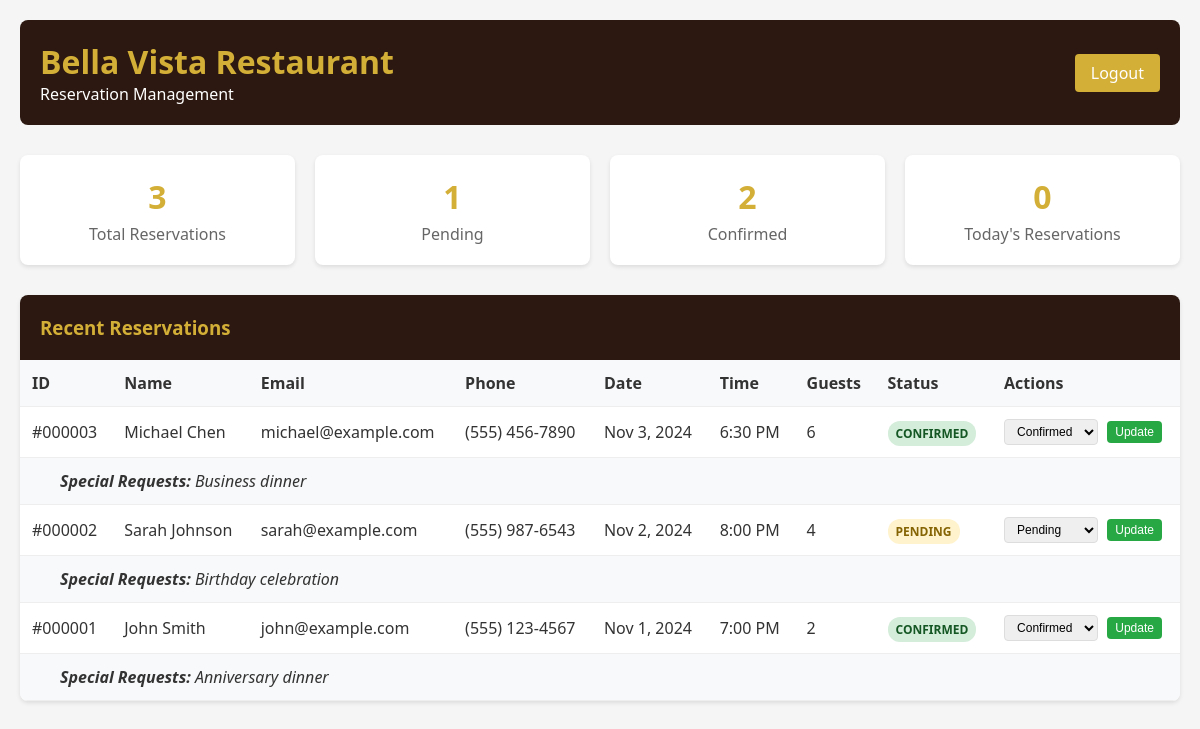
/admin/index.php (signed in), run on the app's committed database.
### tables this page shows
CREATE TABLE IF NOT EXISTS reservations (
    id INT AUTO_INCREMENT PRIMARY KEY,
    name VARCHAR(100) NOT NULL,
    email VARCHAR(100) NOT NULL,
    phone VARCHAR(20) NOT NULL,
    reservation_date DATE NOT NULL,
    reservation_time TIME NOT NULL,
    guests INT NOT NULL,
    special_requests TEXT,
    status ENUM('pending', 'confirmed', 'cancelled') DEFAULT 'pending',
    created_at TIMESTAMP DEFAULT CURRENT_TIMESTAMP,
    updated_at TIMESTAMP DEFAULT CURRENT_TIMESTAMP ON UPDATE CURRENT_TIMESTAMP,
    
     
    INDEX idx_date_time (reservation_date, reservation_time),
    INDEX idx_email (email),
    INDEX idx_status (status),
    INDEX idx_created_at (created_at)
);

### admin/index.php (the view, shortened to what this page needs)
<?php
$is_logged_in = isset($_SESSION['admin_logged_in']) && $_SESSION['admin_logged_in'];
$db_config = [
    'host' => 'localhost',
    'username' => 'root',
    'password' => '',
    'database' => 'restaurant_db'
];
$reservations = [];
$stats = [];
if ($is_logged_in) {
    try {
        $pdo = new PDO(
            "mysql:host={$db_config['host']};dbname={$db_config['database']};charset=utf8mb4",
            $db_config['username'],
            $db_config['password'],
            [PDO::ATTR_ERRMODE => PDO::ERRMODE_EXCEPTION]
        );
        $stmt = $pdo->query("SELECT * FROM reservations ORDER BY reservation_date DESC, reservation_time DESC LIMIT 50");
        $reservations = $stmt->fetchAll(PDO::FETCH_ASSOC);
        $stats_queries = [
            'total' => "SELECT COUNT(*) as count FROM reservations",
            'pending' => "SELECT COUNT(*) as count FROM reservations WHERE status = 'pending'",
            'confirmed' => "SELECT COUNT(*) as count FROM reservations WHERE status = 'confirmed'",
            'today' => "SELECT COUNT(*) as count FROM reservations WHERE reservation_date = CURDATE()"
        ];
        foreach ($stats_queries as $key => $query) {
            $stmt = $pdo->query($query);
            $stats[$key] = $stmt->fetch(PDO::FETCH_ASSOC)['count'];
        }
    } catch (PDOException $e) {
        $db_error = "Database connection failed: " . $e->getMessage();
    }
}
?>
<!DOCTYPE html>
<html lang="en">
<head>
</head>
<body>
    <div class="container">
        <?php if (!$is_logged_in): ?>
            <div class="login-form">
                <h2>Admin Login</h2>
                <form method="POST">
                    <div class="form-group">
                        <label for="username">Username:</label>
                        <input type="text" id="username" name="username" required>
                    </div>
                    <div class="form-group">
                        <label for="password">Password:</label>
                        <input type="password" id="password" name="password" required>
                    </div>
                    <button type="submit" name="login" class="btn">Login</button>
                    <?php if (isset($login_error)): ?>
                        <div class="error"><?php echo $login_error; ?></div>
                    <?php endif; ?>
                </form>
            </div>
        <?php else: ?>
            <div class="header">
                <div>
                    <h1>Bella Vista Restaurant</h1>
                    <p>Reservation Management</p>
                </div>
                <a href="?logout=1" class="logout-btn">Logout</a>
            </div>
            <?php if (isset($db_error)): ?>
                <div class="error"><?php echo $db_error; ?></div>
            <?php else: ?>
                <div class="stats">
                    <div class="stat-card">
                        <div class="stat-number"><?php echo $stats['total']; ?></div>
                        <div class="stat-label">Total Reservations</div>
                    </div>
                    <div class="stat-card">
                        <div class="stat-number"><?php echo $stats['pending']; ?></div>
                        <div class="stat-label">Pending</div>
                    </div>
                    <div class="stat-card">
                        <div class="stat-number"><?php echo $stats['confirmed']; ?></div>
                        <div class="stat-label">Confirmed</div>
                    </div>
                    <div class="stat-card">
                        <div class="stat-number"><?php echo $stats['today']; ?></div>
                        <div class="stat-label">Today's Reservations</div>
                    </div>
                </div>
                <div class="reservations-table">
                    <div class="table-header">
                        <h3>Recent Reservations</h3>
                    </div>
                    <?php if (empty($reservations)): ?>
                        <div class="no-data">
                            <p>No reservations found.</p>
                        </div>
                    <?php else: ?>
                        <table>
                            <thead>
                                <tr>
                                    <th>ID</th>
                                    <th>Name</th>
                                    <th>Email</th>
                                    <th>Phone</th>
                                    <th>Date</th>
                                    <th>Time</th>
                                    <th>Guests</th>
                                    <th>Status</th>
                                    <th>Actions</th>
                                </tr>
                            </thead>
                            <tbody>
                                <?php foreach ($reservations as $reservation): ?>
                                    <tr>
                                        <td>#<?php echo str_pad($reservation['id'], 6, '0', STR_PAD_LEFT); ?></td>
                                        <td><?php echo htmlspecialchars($reservation['name']); ?></td>
                                        <td><?php echo htmlspecialchars($reservation['email']); ?></td>
                                        <td><?php echo htmlspecialchars($reservation['phone']); ?></td>
                                        <td><?php echo date('M j, Y', strtotime($reservation['reservation_date'])); ?></td>
                                        <td><?php echo date('g:i A', strtotime($reservation['reservation_time'])); ?></td>
                                        <td><?php echo $reservation['guests']; ?></td>
                                        <td>
                                            <span class="status <?php echo $reservation['status']; ?>">
                                                <?php echo ucfirst($reservation['status']); ?>
                                            </span>
                                        </td>
                                        <td>
                                            <form method="POST" class="status-form">
                                                <select name="status" class="status-select">
                                                    <option value="pending" <?php echo $reservation['status'] === 'pending' ? 'selected' : ''; ?>>Pending</option>
                                                    <option value="confirmed" <?php echo $reservation['status'] === 'confirmed' ? 'selected' : ''; ?>>Confirmed</option>
                                                </select>
                                                <button type="submit" name="update_status" class="update-btn">Update</button>
                                            </form>
                                        </td>
                                    </tr>
                                    <?php if (!empty($reservation['special_requests'])): ?>
                                        <tr>
                                            <td colspan="9" style="background: #f8f9fa; font-style: italic; padding-left: 40px;">
                                                <strong>Special Requests:</strong> <?php echo htmlspecialchars($reservation['special_requests']); ?>
                                            </td>
                                        </tr>
                                    <?php endif; ?>
                                <?php endforeach; ?>
                            </tbody>
                        </table>
                    <?php endif; ?>
                </div>
            <?php endif; ?>
        <?php endif; ?>
    </div>
</body>
</html>

### admin/index.php (style rules this page uses)
* { margin: 0; padding: 0; box-sizing: border-box; }
body { font-family: 'Segoe UI', Tahoma, Geneva, Verdana, sans-serif; background: #f5f5f5; color: #333; }
.container { max-width: 1200px; margin: 0 auto; padding: 20px; }
.header { background: #2c1810; color: white; padding: 20px; margin-bottom: 30px; border-radius: 8px; display: flex; justify-content: space-between; align-items: center; }
.header h1 { color: #d4af37; }
.logout-btn { background: #d4af37; color: white; padding: 8px 16px; text-decoration: none; border-radius: 4px; transition: background 0.3s; }
.stats { display: grid; grid-template-columns: repeat(auto-fit, minmax(200px, 1fr)); gap: 20px; margin-bottom: 30px; }
.stat-card { background: white; padding: 20px; border-radius: 8px; box-shadow: 0 2px 4px rgba(0,0,0,0.1); text-align: center; }
.stat-number { font-size: 2rem; font-weight: bold; color: #d4af37; }
.stat-label { color: #666; margin-top: 5px; }
.reservations-table { background: white; border-radius: 8px; overflow: hidden; box-shadow: 0 2px 4px rgba(0,0,0,0.1); }
.table-header { background: #2c1810; color: white; padding: 20px; }
.table-header h3 { color: #d4af37; }
table { width: 100%; border-collapse: collapse; }
th, td { padding: 12px; text-align: left; border-bottom: 1px solid #eee; }
th { background: #f8f9fa; font-weight: 600; }
.status { padding: 4px 8px; border-radius: 12px; font-size: 12px; font-weight: 600; text-transform: uppercase; }
.status.pending { background: #fff3cd; color: #856404; }
.status.confirmed { background: #d4edda; color: #155724; }
.status-form { display: inline-block; }
.status-select { padding: 4px 8px; border: 1px solid #ddd; border-radius: 4px; font-size: 12px; }
.update-btn { background: #28a745; color: white; padding: 4px 8px; border: none; border-radius: 4px; cursor: pointer; font-size: 12px; margin-left: 5px; }

### data on the page
reservations: id "000003", name "Michael Chen", email "michael@example.com", phone "(555) 456-7890", reservation_date "Nov 3, 2024", reservation_time "6:30 PM", guests "6", status "CONFIRMED", status "Confirmed", special_requests "Business dinner"
reservations: id "000002", name "Sarah Johnson", email "sarah@example.com", phone "(555) 987-6543", reservation_date "Nov 2, 2024", reservation_time "8:00 PM", guests "4", status "PENDING", status "Pending", special_requests "Birthday celebration"
reservations: id "000001", name "John Smith", email "john@example.com", phone "(555) 123-4567", reservation_date "Nov 1, 2024", reservation_time "7:00 PM", guests "2", status "CONFIRMED", status "Confirmed", special_requests "Anniversary dinner"

### other printed values
$stats['total'] "3"
$stats['pending'] "1"
$stats['confirmed'] "2"
$stats['today'] "0"
